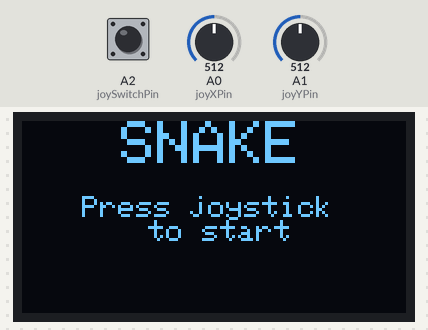
Bench run of a sketch on a simulated Arduino Uno, built with avr-gcc and run on an emulated ATmega328P. Shown: 128×64 one-colour display. The inputs (shaded band) are chosen by the test bench; at power-on: A2 (joySwitchPin) HIGH, A1 (joyYPin) = 512, A0 (joyXPin) = 512. Random numbers use the default seed unless the sketch sets one.

Above: at 0.8 s.
0.9 s: A2 (joySwitchPin) pulled LOW for 0.15 s
At 1.39 s:
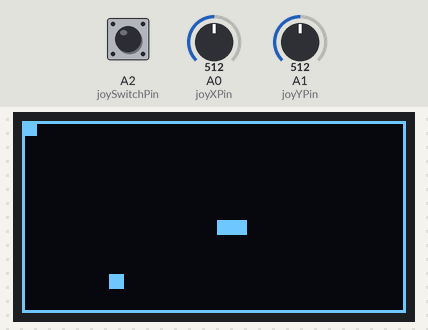
3.2 s: A2 (joySwitchPin) pulled LOW for 1 s
At 4.29 s:
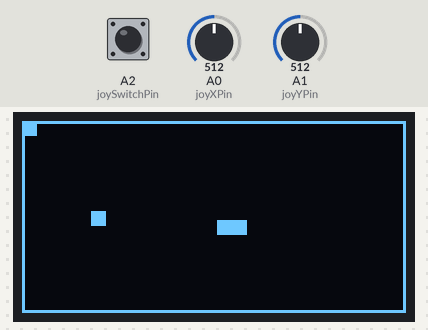
5.7 s: A2 (joySwitchPin) pulled LOW for 0.15 s
At 6.7 s:
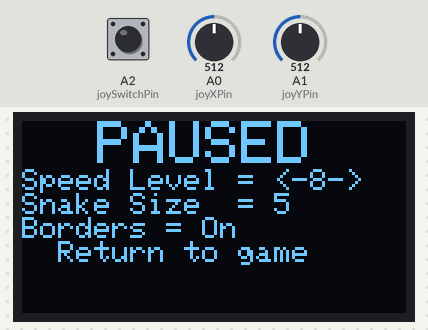
7.4 s: A1 (joyYPin) set to 290
At 7.81 s:
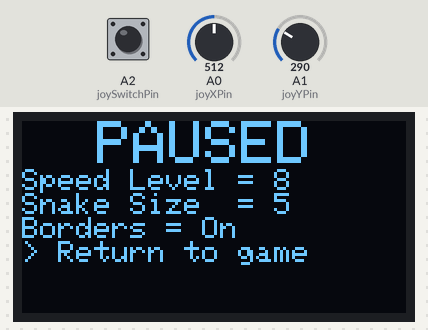
10.3 s: A1 (joyYPin) set to 315
12.0 s: A1 (joyYPin) set to 122
At 12.41 s:
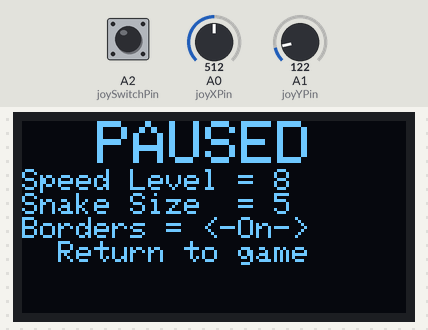
Timing chart, 0 to 15.0 s (numbered marks = the images above; inputs shaded):
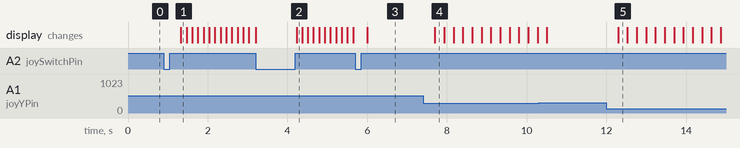

Measured:
- after the input at 0.9 s, the display: changes after 0.43 s (image 1)
- after the input at 3.2 s, the display: first differs from a run without the input after 1.0 s (image 2)
- after the input at 7.4 s, the display: changes after 0.30 s (image 4)
- after the input at 12.0 s, the display: changes after 0.29 s (image 5)

The sketch:

SnakeOnNano.ino
```cpp
#include <Adafruit_GFX.h>
#include <Adafruit_SSD1306.h>

// OLED display width and height, change these to match your display
#define SCREEN_WIDTH 128
#define SCREEN_HEIGHT 64

#define BLOCK_SIZE 5 // Initial Block Sizes
#define SPEED_LEVEL 8 // Initial Speed Level
#define MAX_SPEED_LEVEL 15 //Upper Bound of Speed Level
#define MIN_SPEED_LEVEL 1 //Lower Bound of Speed Level
#define BORDER_SIZE 1 // Border Width
#define SNAKE_LENGTH 4 //Initial Length of Snake
#define SNAKE_SIZE 30 //Inital Size of Array Allocated for the Snake (Dynamically Allocated)

// Set up the display using the appropriate pins
Adafruit_SSD1306 display(SCREEN_WIDTH, SCREEN_HEIGHT, &Wire, -1);

// Joystick pins
const int joyXPin = A0;
const int joyYPin = A1;
const int joySwitchPin = A2;

// Food positions, Joystick Variables, Snake Speed (Refresh Rate) Variable
int foodX, foodY, joyX, joyY, snakeSpeed;

//Arrays used to store the Snakes Size (Dynamically Allocated)
int* snakeX;
int* snakeY;

// Direction of snake movement
int xDir = 1; //1 = Right, 0 = Left
int yDir = 0; //1 = Down, 0 = Up

// Direction (of Joystick) variables
bool movingUp = false;
bool movingDown = false;
bool movingLeft = false;
bool movingRight = true; // Assume the snake starts by moving right

bool bordersOn = true; // Initially, borders are on
int speedLevel = SPEED_LEVEL; // Start in the middle of the range
int snakeLength = SNAKE_LENGTH; //Initialize the length of the Snake
int blockSize = BLOCK_SIZE; //Initialize the Block Sizes

// Game states
enum GameState {
  PLAYING,
  GAME_OVER,
  PAUSED
};
// Current game state
GameState gameState = PLAYING;

// Menu items
enum MenuItem {
  ADJUST_SPEED,
  ADJUST_SIZE,
  TOGGLE_BORDERS,
  RETURN_GAME
};
// Current menu selection
MenuItem currentSelection = ADJUST_SPEED;


void setup() {

  // Initialize display
  if(!display.begin(SSD1306_SWITCHCAPVCC, 0x3C)) {
    for(;;);
  }

  // Allocate initial memory for the snake arrays
  snakeX = (int*)malloc(SNAKE_SIZE * sizeof(int));
  snakeY = (int*)malloc(SNAKE_SIZE * sizeof(int));

  // Set up the joystick
  pinMode(joyXPin, INPUT);
  pinMode(joyYPin, INPUT);
  pinMode(joySwitchPin, INPUT_PULLUP);

  //Initialize the Speed Level
  snakeSpeed = getDelayFromSpeedLevel(speedLevel);

  // Show welcome screen
  showWelcomeScreen();

  //Reset & Setup the display
  display.clearDisplay();
  display.setTextSize(1);
  display.setTextColor(SSD1306_WHITE);

  // Initialize snake position to the center of the screen
  snakeX[0] = SCREEN_WIDTH / 2;
  snakeY[0] = SCREEN_HEIGHT / 2;

  // Initialize the rest of the snake body offscreen or hidden
  for (int i = 1; i < SNAKE_SIZE; i++) {
    snakeX[i] = -1; // Offscreen
    snakeY[i] = -1; // Offscreen
  }

  // Place the food at a random location
  randomSeed(analogRead(0));
  placeFood();
}

void loop() {
  // Check if the joystick button is pressed to switch between states
  if (digitalRead(joySwitchPin) == LOW) {
    delay(200); // Debounce delay
    while (digitalRead(joySwitchPin) == LOW); // Wait for button release

    if (gameState == PAUSED) {
      // Only allow exiting the pause menu if on the "Return to game" option
      if (currentSelection == RETURN_GAME) {
        gameState = PLAYING;
      }
    } else if (gameState == PLAYING) {
      gameState = PAUSED;
    } else if (gameState == GAME_OVER) {
      resetGame(); // Call resetGame to reinitialize the game if in GAME_OVER state
    }
  }

  // Read joystick for menu navigation and adjustment
  joyX = analogRead(joyXPin);
  joyY = analogRead(joyYPin);

  switch(gameState) {
    case PLAYING:

      // Determine the direction based on the joystick position
      if(joyX < 300 && !movingLeft && !movingRight) { //Move Right
        xDir = 1;
        yDir = 0;
        movingRight = true;
        movingLeft = movingUp = movingDown = false;
      } else if(joyX >= 950 && !movingRight && !movingLeft) { //Move Left
        xDir = -1;
        yDir = 0;
        movingLeft = true;
        movingRight = movingUp = movingDown = false;
      } else if(joyY < 300 && !movingUp && !movingDown) { //Move Up
        yDir = -1;
        xDir = 0;
        movingUp = true;
        movingRight = movingLeft = movingDown = false;
      } else if(joyY >= 950 && !movingDown && !movingUp) { //Move Down
        yDir = 1;
        xDir = 0;
        movingDown = true;
        movingRight = movingLeft = movingUp = false;
      }

      // Update snake position
      moveSnake();

      // Check for collisions
      checkCollisions();

      // Draw everything
      display.clearDisplay();
      drawBorder();
      drawFood();
      drawSnake();
      display.display();

      // Delay between updates controls the speed of the snake
      delay(snakeSpeed);
      break;

    case GAME_OVER:
      handleGameOver();
      break;

    case PAUSED:
      handlePause();
      break;

  }
}

void moveSnake() {
  // Shift the snake body to follow the head
  for (int i = snakeLength - 1; i > 0; i--) {
    snakeX[i] = snakeX[i - 1];
    snakeY[i] = snakeY[i - 1];
  }

  // Move the snake head
  snakeX[0] += xDir * blockSize; // Ensure that the head moves by one segment size
  snakeY[0] += yDir * blockSize;
}

void placeFood() {
  foodX = random(BORDER_SIZE, SCREEN_WIDTH - blockSize - BORDER_SIZE);
  foodY = random(BORDER_SIZE, SCREEN_HEIGHT - blockSize - BORDER_SIZE);
}

void checkCollisions() {
  // Check for collision with self
  for(int i = 1; i < snakeLength; i++) {
    if(snakeX[0] == snakeX[i] && snakeY[0] == snakeY[i]) {
      gameState = GAME_OVER;
    }
  }

  // Check if snake has eaten the food
  if(abs(snakeX[0] - foodX) < blockSize && abs(snakeY[0] - foodY) < blockSize) {
    // Try to increase the arrays' sizes
    int* newSnakeX = (int*)realloc(snakeX, (snakeLength + 1) * sizeof(int));
    int* newSnakeY = (int*)realloc(snakeY, (snakeLength + 1) * sizeof(int));

    if (newSnakeX != NULL && newSnakeY != NULL) {
      // Reallocation was successful
      snakeX = newSnakeX;
      snakeY = newSnakeY;
      snakeLength++; // Increase the length of the snake
    } else {
      // Reallocation failed - handle the error, e.g., by ending the game
      gameState = GAME_OVER;
      return;
    }

    //Increase the Games Speed
    if(speedLevel < MAX_SPEED_LEVEL){
      speedLevel++;
      snakeSpeed = getDelayFromSpeedLevel(speedLevel);
    }
    placeFood(); // Place a new food pellet
  }

  // Check for collision with the border or loop around if borders are off
  if (!bordersOn) {
    if (snakeX[0] < BORDER_SIZE) snakeX[0] = SCREEN_WIDTH - BORDER_SIZE - blockSize;
    else if (snakeX[0] >= SCREEN_WIDTH - BORDER_SIZE) snakeX[0] = BORDER_SIZE;

    if (snakeY[0] < BORDER_SIZE) snakeY[0] = SCREEN_HEIGHT - BORDER_SIZE - blockSize;
    else if (snakeY[0] >= SCREEN_HEIGHT - BORDER_SIZE) snakeY[0] = BORDER_SIZE;
  } else {
    // Existing collision with border code
    if(snakeX[0] < BORDER_SIZE || snakeX[0] >= SCREEN_WIDTH - BORDER_SIZE ||
       snakeY[0] < BORDER_SIZE || snakeY[0] >= SCREEN_HEIGHT - BORDER_SIZE) {
      gameState = GAME_OVER;
    }
  }
}

void drawFood() {
  display.fillRect(foodX + BORDER_SIZE, foodY + BORDER_SIZE, blockSize, blockSize, SSD1306_WHITE);
}

void drawSnake() {
  for(int i = 0; i < snakeLength; i++) {
    display.fillRect(snakeX[i] + BORDER_SIZE, snakeY[i] + BORDER_SIZE, blockSize, blockSize, SSD1306_WHITE);
  }
}

void drawBorder() {
  if (bordersOn) {
    display.drawRect(0, 0, SCREEN_WIDTH, SCREEN_HEIGHT, SSD1306_WHITE);
  }
}

void handleGameOver() {
  display.clearDisplay();
  display.setTextSize(2); // Set text size. Adjust as needed for your display
  display.setTextColor(SSD1306_WHITE);
  display.setCursor(0, 0); // Set the position. Adjust as needed for your display
  display.println("GAME OVER!");
  display.setTextSize(1); // Reset text size for smaller text
  display.setCursor(0, 25); // Adjust cursor position for the next text
  display.print("Final Length: ");
  display.print(snakeLength); // Display the final length of the snake
  display.println();
  display.println("Press joystick to    replay!");
  display.display();
}

void handlePause() {
  display.clearDisplay();
  display.setTextSize(2); // Set text size. Adjust as needed for your display
  display.setTextColor(SSD1306_WHITE);
  display.setCursor(25, 0); // Set the position. Adjust as needed for your display
  display.println("PAUSED");

  display.setTextSize(1);
  // Display the snake speed option
  display.print("Speed Level = ");
  if (currentSelection == ADJUST_SPEED) display.print("<-");
  display.print(speedLevel);
  if (currentSelection == ADJUST_SPEED) display.print("->");
  display.println();

  // Display the snake size option
  display.print("Snake Size  = ");
  if (currentSelection == ADJUST_SIZE) display.print("<-");
  display.print(blockSize);
  if (currentSelection == ADJUST_SIZE) display.print("->");
  display.println();

  // Display the borders toggle option
  display.print("Borders = ");
  if (currentSelection == TOGGLE_BORDERS) display.print("<-");
  display.print(bordersOn ? "On" : "Off");
  if (currentSelection == TOGGLE_BORDERS) display.print("->");
  display.println();

  // Display the return option
  if (currentSelection == RETURN_GAME) display.println("> Return to game");
  else display.println("  Return to game");

  display.display();

    if (joyY < 300) { // Joystick moved up
      currentSelection = (currentSelection == ADJUST_SPEED) ? RETURN_GAME : (MenuItem)(currentSelection - 1);
      delay(200); // Debounce delay
    } else if (joyY >= 950) { // Joystick moved down
      currentSelection = (currentSelection == RETURN_GAME) ? ADJUST_SPEED : (MenuItem)(currentSelection + 1);
      delay(200); // Debounce delay
    } else if (joyX < 300) { // Joystick moved left
      if (currentSelection == ADJUST_SPEED && speedLevel < MAX_SPEED_LEVEL) {
        speedLevel++;
        snakeSpeed = getDelayFromSpeedLevel(speedLevel); // Update the actual speed (delay)
      } else if (currentSelection == ADJUST_SIZE && blockSize < 15) {
        blockSize += 1;
      } else if (currentSelection == TOGGLE_BORDERS){
        bordersOn = !bordersOn; // Toggle the state
      }
      delay(200); // Debounce delay
    } else if (joyX >= 950) { // Joystick moved right
      if (currentSelection == ADJUST_SPEED && speedLevel > MIN_SPEED_LEVEL) {
        speedLevel--;
        snakeSpeed = getDelayFromSpeedLevel(speedLevel); // Update the actual speed (delay)
      } else if (currentSelection == ADJUST_SIZE && blockSize  >= 1) {
        blockSize  -= 1;
      }else if (currentSelection == TOGGLE_BORDERS){
        bordersOn = !bordersOn; // Toggle the state
      }
      delay(200); // Debounce delay
    }
}

void resetGame() {
  // Free the old arrays
  free(snakeX);
  free(snakeY);

  // Allocate memory again for the snake arrays with the initial size
  snakeX = (int*)malloc(SNAKE_SIZE * sizeof(int));
  snakeY = (int*)malloc(SNAKE_SIZE * sizeof(int));

  // Set the initial position of the snake's head to the center of the screen
  snakeX[0] = SCREEN_WIDTH / 2;
  snakeY[0] = SCREEN_HEIGHT / 2;

  // Initialize the rest of the snake body
  for (int i = 1; i < SNAKE_SIZE; i++) {
    snakeX[i] = -1;//snakeX[0]; // Align with the head's X
    snakeY[i] = -1;//snakeY[0]; // Align with the head's Y
  }

  // Reset the snake's direction to right
  xDir = 1;
  yDir = 0;
  movingUp = false;
  movingDown = false;
  movingLeft = false;
  movingRight = true;

  placeFood();     // Place new food
  snakeLength = SNAKE_LENGTH; // Reset the length of the snake
  gameState = PLAYING; // Set the game state to playing
  speedLevel = SPEED_LEVEL;
  // snakeSpeed = SNAKE_SPEED; // Reset the speed of the snake
  snakeSpeed = getDelayFromSpeedLevel(speedLevel);
  blockSize = BLOCK_SIZE; // Reset the block size
}

int getDelayFromSpeedLevel(int level) {
  // Map the speed level to a delay value
  // Level 1 is the slowest speed (250 delay)
  // Level 10 is the fastest speed (5 delay)
  return map(level, MIN_SPEED_LEVEL, MAX_SPEED_LEVEL, 225, 5);
}

void showWelcomeScreen() {

  display.clearDisplay();
  display.setTextSize(2); // Set text size. Adjust as needed for your display
  display.setTextColor(SSD1306_WHITE);
  display.setCursor(33, 0); // Set the position. Adjust as needed for your display
  display.println("SNAKE");
  display.setTextSize(1); // Reset text size for smaller text
  display.setCursor(20, 25); // Adjust cursor position for the next text
  display.println("Press joystick");
  display.println("       to start");
  display.display();

  // Wait for the joystick button to be pressed
  while(digitalRead(joySwitchPin) == HIGH); // Loop until the button is pressed

  // Optional: wait for the joystick button to be released
  while(digitalRead(joySwitchPin) == LOW); // Loop until the button is released

  delay(250);
}
```
